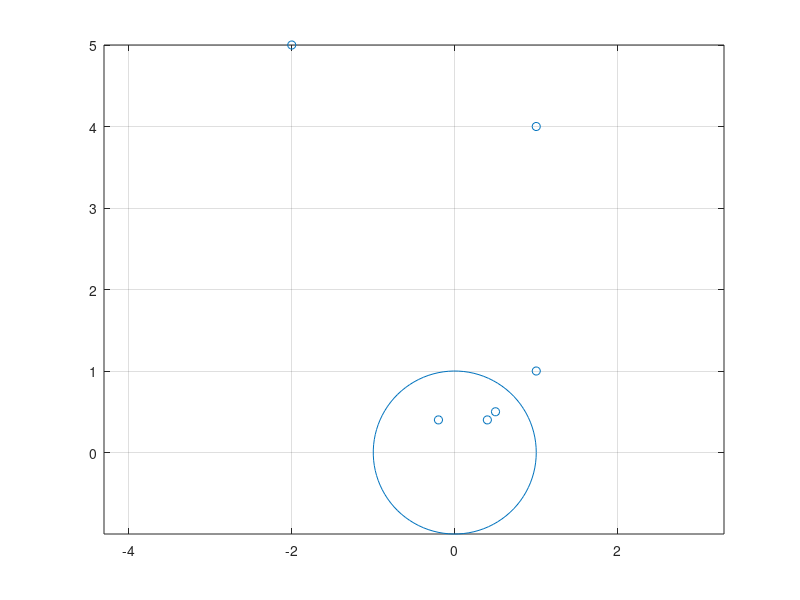

MATLAB code to generate this figure:
r = 1;
xc = 0;
yc = 0;

theta = linspace(0,2*pi);
x = r*cos(theta) + xc;
y = r*sin(theta) + yc;
plot(x,y)
axis equal
grid on
hold on
x1=[0.5,0.4,-0.2,1,-2,1]
y1=[0.5,0.4,0.4,4,5,1]
scatter(x1,y1)